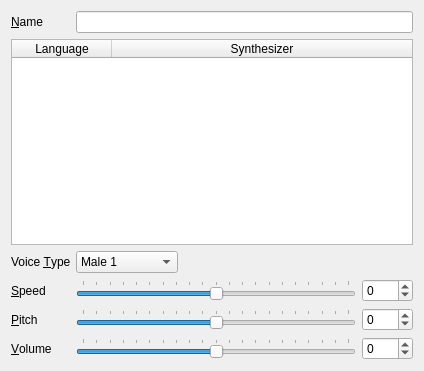
<?xml version="1.0" encoding="UTF-8"?>
<ui version="4.0">
 <author>Gary Cramblitt</author>
 <class>TalkerWidget</class>
 <widget class="QWidget" name="TalkerWidget">
  <property name="geometry">
   <rect>
    <x>0</x>
    <y>0</y>
    <width>424</width>
    <height>371</height>
   </rect>
  </property>
  <layout class="QFormLayout" name="formLayout">
   <property name="fieldGrowthPolicy">
    <enum>QFormLayout::ExpandingFieldsGrow</enum>
   </property>
   <item row="0" column="0">
    <widget class="QLabel" name="nameLabel">
     <property name="text">
      <string>&amp;Name</string>
     </property>
     <property name="buddy">
      <cstring>nameEdit</cstring>
     </property>
    </widget>
   </item>
   <item row="0" column="1">
    <widget class="KLineEdit" name="nameEdit"/>
   </item>
   <item row="1" column="0" colspan="2">
    <widget class="QTableWidget" name="AvailableTalkersTable">
     <property name="editTriggers">
      <set>QAbstractItemView::NoEditTriggers</set>
     </property>
     <property name="tabKeyNavigation">
      <bool>false</bool>
     </property>
     <property name="alternatingRowColors">
      <bool>true</bool>
     </property>
     <property name="selectionMode">
      <enum>QAbstractItemView::SingleSelection</enum>
     </property>
     <property name="selectionBehavior">
      <enum>QAbstractItemView::SelectRows</enum>
     </property>
     <property name="horizontalScrollMode">
      <enum>QAbstractItemView::ScrollPerPixel</enum>
     </property>
     <property name="sortingEnabled">
      <bool>false</bool>
     </property>
     <attribute name="horizontalHeaderVisible">
      <bool>true</bool>
     </attribute>
     <attribute name="horizontalHeaderCascadingSectionResizes">
      <bool>false</bool>
     </attribute>
     <attribute name="horizontalHeaderStretchLastSection">
      <bool>true</bool>
     </attribute>
     <attribute name="verticalHeaderVisible">
      <bool>false</bool>
     </attribute>
     <column>
      <property name="text">
       <string>Language</string>
      </property>
     </column>
     <column>
      <property name="text">
       <string>Synthesizer</string>
      </property>
     </column>
    </widget>
   </item>
   <item row="2" column="0">
    <widget class="QLabel" name="label_2">
     <property name="text">
      <string>Voice &amp;Type</string>
     </property>
     <property name="buddy">
      <cstring>voiceComboBox</cstring>
     </property>
    </widget>
   </item>
   <item row="2" column="1">
    <widget class="KComboBox" name="voiceComboBox">
     <item>
      <property name="text">
       <string>Male 1</string>
      </property>
     </item>
     <item>
      <property name="text">
       <string>Male 2</string>
      </property>
     </item>
     <item>
      <property name="text">
       <string>Male 3</string>
      </property>
     </item>
     <item>
      <property name="text">
       <string>Female 1</string>
      </property>
     </item>
     <item>
      <property name="text">
       <string>Female 2</string>
      </property>
     </item>
     <item>
      <property name="text">
       <string>Female 3</string>
      </property>
     </item>
     <item>
      <property name="text">
       <string>Male Child</string>
      </property>
     </item>
     <item>
      <property name="text">
       <string>Female Child</string>
      </property>
     </item>
    </widget>
   </item>
   <item row="4" column="0">
    <widget class="QLabel" name="label_3">
     <property name="text">
      <string>&amp;Speed</string>
     </property>
     <property name="buddy">
      <cstring>speedSlider</cstring>
     </property>
    </widget>
   </item>
   <item row="4" column="1">
    <layout class="QHBoxLayout" name="horizontalLayout">
     <item>
      <widget class="QSlider" name="speedSlider">
       <property name="minimum">
        <number>-100</number>
       </property>
       <property name="maximum">
        <number>100</number>
       </property>
       <property name="singleStep">
        <number>10</number>
       </property>
       <property name="pageStep">
        <number>20</number>
       </property>
       <property name="orientation">
        <enum>Qt::Horizontal</enum>
       </property>
       <property name="tickPosition">
        <enum>QSlider::TicksAbove</enum>
       </property>
      </widget>
     </item>
     <item>
      <widget class="KIntSpinBox" name="speedSpinBox">
       <property name="minimum">
        <number>-100</number>
       </property>
       <property name="maximum">
        <number>100</number>
       </property>
      </widget>
     </item>
    </layout>
   </item>
   <item row="5" column="0">
    <widget class="QLabel" name="label_4">
     <property name="text">
      <string>&amp;Pitch</string>
     </property>
     <property name="buddy">
      <cstring>pitchSlider</cstring>
     </property>
    </widget>
   </item>
   <item row="5" column="1">
    <layout class="QHBoxLayout" name="horizontalLayout_2">
     <item>
      <widget class="QSlider" name="pitchSlider">
       <property name="minimum">
        <number>-100</number>
       </property>
       <property name="maximum">
        <number>100</number>
       </property>
       <property name="singleStep">
        <number>10</number>
       </property>
       <property name="pageStep">
        <number>20</number>
       </property>
       <property name="orientation">
        <enum>Qt::Horizontal</enum>
       </property>
       <property name="tickPosition">
        <enum>QSlider::TicksAbove</enum>
       </property>
      </widget>
     </item>
     <item>
      <widget class="KIntSpinBox" name="pitchSpinBox">
       <property name="minimum">
        <number>-100</number>
       </property>
       <property name="maximum">
        <number>100</number>
       </property>
      </widget>
     </item>
    </layout>
   </item>
   <item row="6" column="0">
    <widget class="QLabel" name="label_5">
     <property name="text">
      <string>&amp;Volume</string>
     </property>
     <property name="buddy">
      <cstring>volumeSlider</cstring>
     </property>
    </widget>
   </item>
   <item row="6" column="1">
    <layout class="QHBoxLayout" name="horizontalLayout_3">
     <item>
      <widget class="QSlider" name="volumeSlider">
       <property name="minimum">
        <number>-100</number>
       </property>
       <property name="maximum">
        <number>100</number>
       </property>
       <property name="singleStep">
        <number>10</number>
       </property>
       <property name="pageStep">
        <number>20</number>
       </property>
       <property name="orientation">
        <enum>Qt::Horizontal</enum>
       </property>
       <property name="tickPosition">
        <enum>QSlider::TicksAbove</enum>
       </property>
      </widget>
     </item>
     <item>
      <widget class="KIntSpinBox" name="volumeSpinBox">
       <property name="minimum">
        <number>-100</number>
       </property>
       <property name="maximum">
        <number>100</number>
       </property>
      </widget>
     </item>
    </layout>
   </item>
  </layout>
 </widget>
 <customwidgets>
  <customwidget>
   <class>KIntSpinBox</class>
   <extends>QSpinBox</extends>
   <header>knuminput.h</header>
  </customwidget>
  <customwidget>
   <class>KLineEdit</class>
   <extends>QLineEdit</extends>
   <header>klineedit.h</header>
  </customwidget>
  <customwidget>
   <class>KComboBox</class>
   <extends>QComboBox</extends>
   <header>kcombobox.h</header>
  </customwidget>
 </customwidgets>
 <tabstops>
  <tabstop>nameEdit</tabstop>
  <tabstop>AvailableTalkersTable</tabstop>
  <tabstop>speedSlider</tabstop>
  <tabstop>speedSpinBox</tabstop>
  <tabstop>pitchSlider</tabstop>
  <tabstop>pitchSpinBox</tabstop>
  <tabstop>volumeSlider</tabstop>
  <tabstop>volumeSpinBox</tabstop>
 </tabstops>
 <resources/>
 <connections>
  <connection>
   <sender>speedSlider</sender>
   <signal>valueChanged(int)</signal>
   <receiver>speedSpinBox</receiver>
   <slot>setValue(int)</slot>
   <hints>
    <hint type="sourcelabel">
     <x>297</x>
     <y>273</y>
    </hint>
    <hint type="destinationlabel">
     <x>556</x>
     <y>273</y>
    </hint>
   </hints>
  </connection>
  <connection>
   <sender>speedSpinBox</sender>
   <signal>valueChanged(int)</signal>
   <receiver>speedSlider</receiver>
   <slot>setValue(int)</slot>
   <hints>
    <hint type="sourcelabel">
     <x>556</x>
     <y>273</y>
    </hint>
    <hint type="destinationlabel">
     <x>297</x>
     <y>273</y>
    </hint>
   </hints>
  </connection>
  <connection>
   <sender>pitchSlider</sender>
   <signal>valueChanged(int)</signal>
   <receiver>pitchSpinBox</receiver>
   <slot>setValue(int)</slot>
   <hints>
    <hint type="sourcelabel">
     <x>297</x>
     <y>307</y>
    </hint>
    <hint type="destinationlabel">
     <x>556</x>
     <y>307</y>
    </hint>
   </hints>
  </connection>
  <connection>
   <sender>pitchSpinBox</sender>
   <signal>valueChanged(int)</signal>
   <receiver>pitchSlider</receiver>
   <slot>setValue(int)</slot>
   <hints>
    <hint type="sourcelabel">
     <x>556</x>
     <y>307</y>
    </hint>
    <hint type="destinationlabel">
     <x>297</x>
     <y>307</y>
    </hint>
   </hints>
  </connection>
  <connection>
   <sender>volumeSlider</sender>
   <signal>valueChanged(int)</signal>
   <receiver>volumeSpinBox</receiver>
   <slot>setValue(int)</slot>
   <hints>
    <hint type="sourcelabel">
     <x>297</x>
     <y>341</y>
    </hint>
    <hint type="destinationlabel">
     <x>556</x>
     <y>341</y>
    </hint>
   </hints>
  </connection>
  <connection>
   <sender>volumeSpinBox</sender>
   <signal>valueChanged(int)</signal>
   <receiver>volumeSlider</receiver>
   <slot>setValue(int)</slot>
   <hints>
    <hint type="sourcelabel">
     <x>556</x>
     <y>341</y>
    </hint>
    <hint type="destinationlabel">
     <x>297</x>
     <y>341</y>
    </hint>
   </hints>
  </connection>
 </connections>
</ui>
